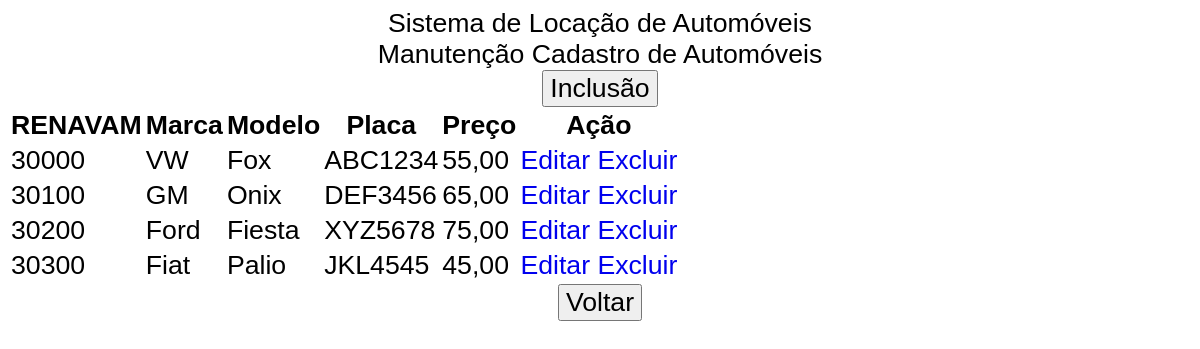
/auto_100.php, run on the app's committed database.
### tables this page shows
create table automoveis (
    renavam int primary key,
    marca varchar(20),
    modelo varchar(20),
    placa varchar(7),
    preco float    
);

### auto_100.php (the view, shortened to what this page needs)
<?php
$auto = new Automoveis;
$con = $auto->ConectaBD();
$consulta = "select * from automoveis";
$conx = mysqli_query($con,$consulta);
?>
<!DOCTYPE html>
  <html>
    <head>
      <link rel="stylesheet" href="estilos.css">
    </head>
    <body>
    <div>Sistema de Locação de Automóveis</div>
    <div>Manutenção Cadastro de Automóveis</div>
    <div>
        <form name="auto" action="auto_200.php" method="post">
            <input type="submit" name="butinc" value="Inclusão">
        </form>
    </div>
      <table>
        <tr>
          <th>RENAVAM</th>
          <th>Marca</th>
          <th>Modelo</th>
          <th>Placa</th>
          <th>Preço</th>
          <th>Ação</th>
        </tr>
        <?php while($dado = mysqli_fetch_assoc($conx)) { ?>
        <tr>
          <td><?php echo $dado['renavam']; ?></td>
          <td><?php echo $dado['marca']; ?></td>
          <td><?php echo $dado['modelo']; ?></td>
          <td><?php echo $dado['placa']; ?></td>
          <td><?php echo number_format($dado['preco'],2,',','.'); ?></td>
          <td>
            <a href="auto_300.php?codigo=<?php echo $dado['renavam']; ?>">Editar</a>
            <a href="auto_400.php?codigo=<?php echo $dado['renavam']; ?>" onclick="return confirm('Confirma Exclusão ???')">Excluir</a>
          </td>
        </tr>
        <?php } ?>
      </table>
      <div>
          <form name="volta" action="index.html" method="get">
                <input type="submit" name="butvolta" value="Voltar">
          </form>
      </div>
    </body>
</html>

### estilos.css (style rules this page uses)
a { text-decoration: none; }
tr, input, select, button { font: 20pt arial; }
div { text-align: center; font-size:20pt; font-family: arial; }

### data on the page
automoveis: renavam "30000", marca "VW", modelo "Fox", placa "ABC1234", preco "55,00"
automoveis: renavam "30100", marca "GM", modelo "Onix", placa "DEF3456", preco "65,00"
automoveis: renavam "30200", marca "Ford", modelo "Fiesta", placa "XYZ5678", preco "75,00"
automoveis: renavam "30300", marca "Fiat", modelo "Palio", placa "JKL4545", preco "45,00"
